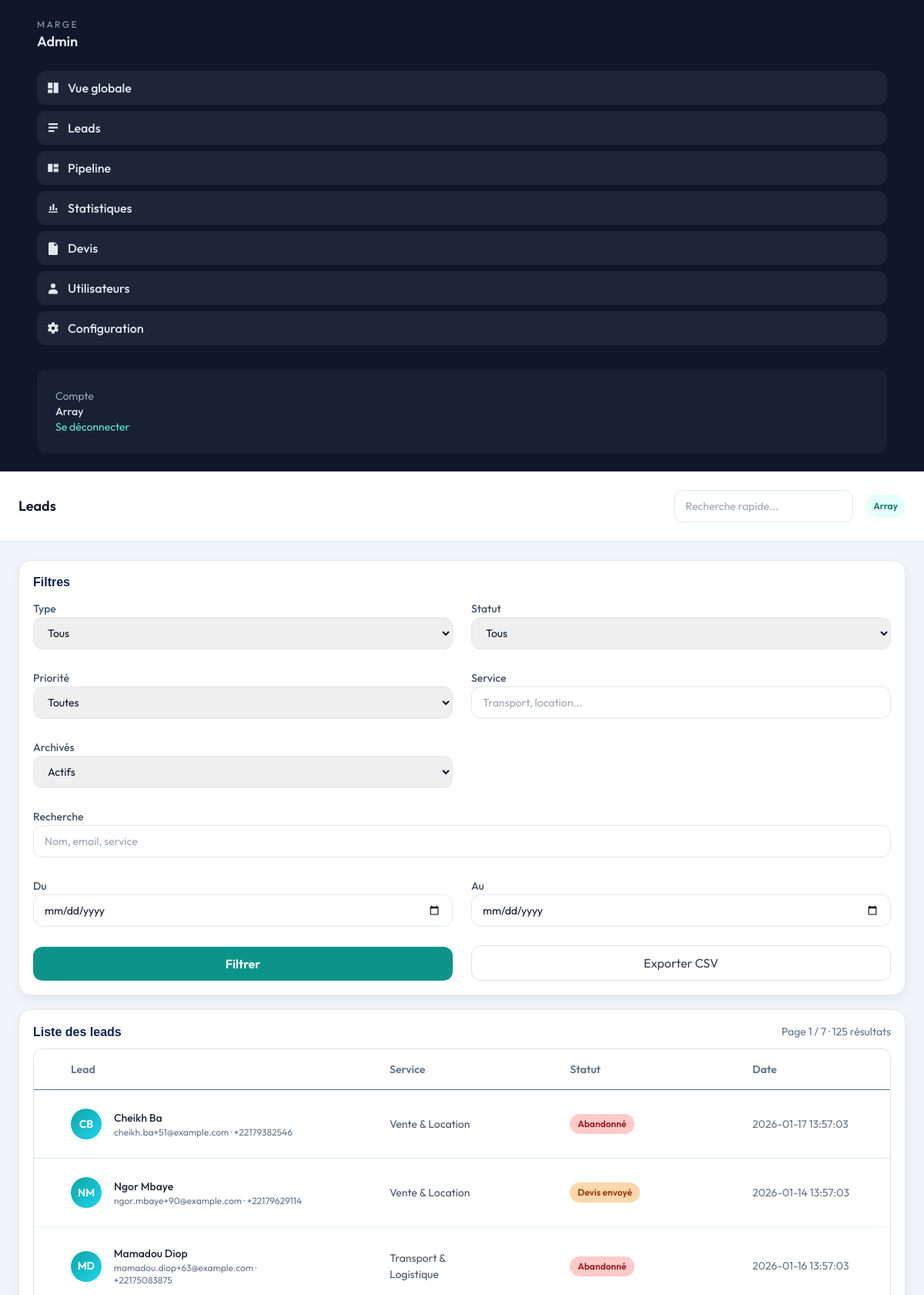
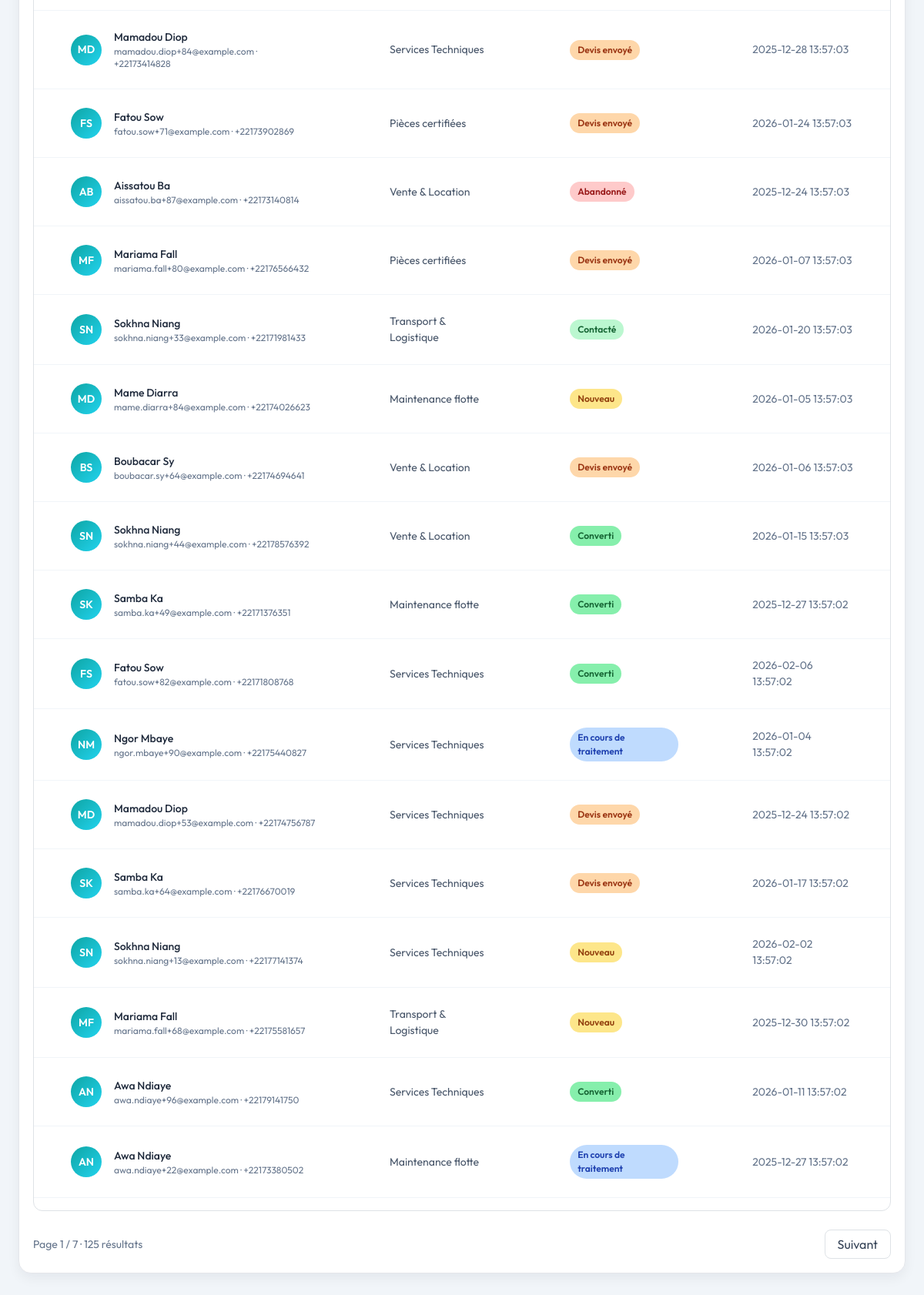
Screenshot of /dashboard/leads/list.php (signed in) with the database file from the repository (2 pictures, top to bottom).
### tables this page shows
CREATE TABLE leads (
            id INTEGER PRIMARY KEY AUTOINCREMENT,
            type TEXT NOT NULL,
            name TEXT NOT NULL,
            email TEXT NOT NULL,
            phone TEXT,
            service TEXT,
            requested_date TEXT,
            subject TEXT,
            message TEXT,
            details TEXT,
            status TEXT NOT NULL DEFAULT "Nouveau",
            priority TEXT NOT NULL DEFAULT "Normal",
            notes TEXT,
            source TEXT NOT NULL DEFAULT "site",
            created_at TEXT NOT NULL,
            updated_at TEXT NOT NULL
        , archived_at TEXT);

### dashboard/_inc/auth.php (called while the page is built, shortened)
<?php
function current_role(): string {
  return (string)($_SESSION['admin_role'] ?? 'admin');
}
function can_edit_leads(): bool {
  return in_array(current_role(), ['admin','manager'], true);
}

### dashboard/leads/list.php (the view, shortened to what this page needs)
<?php
require_once __DIR__ . '/../_inc/auth.php';
require_once __DIR__ . '/../_inc/layout.php';
$pdo = db();
$service = trim((string)($_GET['service'] ?? ''));
$search = trim((string)($_GET['q'] ?? ''));
$from = trim((string)($_GET['from'] ?? ''));
$to = trim((string)($_GET['to'] ?? ''));
$archived = trim((string)($_GET['archived'] ?? ''));
$page = max(1, (int)($_GET['page'] ?? 1));
$perPage = 20;
$where = [];
$params = [];
if ($archived === 'archived') { $where[] = 'archived_at IS NOT NULL'; }
elseif ($archived === 'all') {  }
else { $where[] = 'archived_at IS NULL'; }
$countSql = 'SELECT COUNT(*) AS c FROM leads';
if ($where) { $countSql .= ' WHERE ' . implode(' AND ', $where); }
$stmt = $pdo->prepare($countSql);
$stmt->execute($params);
$total = (int)($stmt->fetch()['c'] ?? 0);
$totalPages = max(1, (int)ceil($total / $perPage));
$offset = ($page - 1) * $perPage;
$sql = 'SELECT id, type, name, email, phone, service, status, created_at FROM leads';
if ($where) { $sql .= ' WHERE ' . implode(' AND ', $where); }
$sql .= ' ORDER BY id DESC LIMIT ' . (int)$perPage . ' OFFSET ' . (int)$offset;
$stmt = $pdo->prepare($sql);
$stmt->execute($params);
$leads = $stmt->fetchAll();
function status_badge_class(string $status): string {
  return match ($status) {
    'Nouveau' => 'badge-new',
    'En cours de traitement' => 'badge-progress',
    "Contact\u{00E9}" => 'badge-contacte',
    "Devis envoy\u{00E9}" => 'badge-devis',
    'Converti' => 'badge-converti',
    "Abandonn\u{00E9}" => 'badge-abandonne',
    default => 'badge-new'
  };
}
function initials(string $name): string {
  $parts = preg_split('/\s+/', trim($name));
  $letters = '';
  foreach ($parts as $p) {
    if ($p !== '') {
      $letters .= strtoupper(substr($p, 0, 1));
    }
  }
  return substr($letters, 0, 2);
}
?>
<div class="admin-card">
  <div class="admin-section-title">
    <h5>Filtres</h5>
  </div>
  <form class="grid grid-cols-1 md:grid-cols-2 xl:grid-cols-4 gap-4" method="get" data-auto-filter="1" data-ajax-target="leads">
    <div>
      <label class="text-sm font-medium text-slate-600">Type</label>
      <select name="type" class="ta-input w-full">
        <option value="">Tous</option>
      </select>
    </div>
    <div>
      <label class="text-sm font-medium text-slate-600">Statut</label>
      <select name="status" class="ta-input w-full">
        <option value="">Tous</option>
      </select>
    </div>
    <div>
      <label class="text-sm font-medium text-slate-600">Priorit&eacute;</label>
      <select name="priority" class="ta-input w-full">
        <option value="">Toutes</option>
      </select>
    </div>
    <div>
      <label class="text-sm font-medium text-slate-600">Service</label>
      <input type="text" name="service" class="ta-input w-full" value="<?php echo htmlspecialchars($service); ?>" placeholder="Transport, location...">
    </div>
    <div>
      <label class="text-sm font-medium text-slate-600">Archiv&eacute;s</label>
      <select name="archived" class="ta-input w-full">
        <option value="" <?php echo $archived===''?'selected':''; ?>>Actifs</option>
      </select>
    </div>
    <div class="md:col-span-2">
      <label class="text-sm font-medium text-slate-600">Recherche</label>
      <input type="text" name="q" class="ta-input w-full" value="<?php echo htmlspecialchars($search); ?>" placeholder="Nom, email, service" autocomplete="off">
    </div>
    <div>
      <label class="text-sm font-medium text-slate-600">Du</label>
      <input type="date" name="from" class="ta-input w-full" value="<?php echo htmlspecialchars($from); ?>">
    </div>
    <div>
      <label class="text-sm font-medium text-slate-600">Au</label>
      <input type="date" name="to" class="ta-input w-full" value="<?php echo htmlspecialchars($to); ?>">
    </div>
    <div class="flex items-end">
      <button class="w-full rounded-xl bg-teal-600 text-white py-2.5 font-semibold">Filtrer</button>
    </div>
    <div class="flex items-end">
      <a class="w-full rounded-xl border border-slate-200 text-slate-700 py-2.5 text-center" href="/dashboard/leads/export.php?<?php echo http_build_query($_GET); ?>">Exporter CSV</a>
    </div>
  </form>
</div>
<div class="admin-card">
  <div class="admin-section-title">
    <h5>Liste des leads</h5>
    <div class="text-sm text-slate-500" id="leads-count">Page <?php echo $page; ?> / <?php echo $totalPages; ?> &middot; <?php echo $total; ?> r&eacute;sultats</div>
  </div>
  <div class="overflow-hidden rounded-xl border border-slate-200 bg-white">
    <div class="max-w-full overflow-x-auto">
      <table class="table admin-table min-w-[900px]">
        <thead class="border-b border-slate-100">
          <tr>
            <th class="px-5 py-3 text-start text-slate-500 text-sm">Lead</th>
            <th class="px-5 py-3 text-start text-slate-500 text-sm">Service</th>
            <th class="px-5 py-3 text-start text-slate-500 text-sm">Statut</th>
            <th class="px-5 py-3 text-start text-slate-500 text-sm">Date</th>
          </tr>
        </thead>
        <tbody class="divide-y divide-slate-100" id="leads-tbody">
          <?php if (!$leads): ?>
            <tr>
              <td colspan="4" class="px-5 py-8 text-center text-slate-400">Aucun lead pour ces filtres.</td>
            </tr>
          <?php else: ?>
            <?php foreach ($leads as $lead): ?>
              <tr>
                <td class="px-5 py-4">
                  <a href="/dashboard/leads/<?php echo can_edit_leads() ? 'edit' : 'view'; ?>.php?id=<?php echo (int)$lead['id']; ?>" class="flex items-center gap-3 text-decoration-none">
                    <div class="ta-avatar"><?php echo htmlspecialchars(initials($lead['name'])); ?></div>
                    <div>
                      <div class="font-medium text-slate-800"><?php echo htmlspecialchars($lead['name']); ?></div>
                      <div class="text-xs text-slate-500"><?php echo htmlspecialchars($lead['email']); ?> &middot; <?php echo htmlspecialchars($lead['phone'] ?? ''); ?></div>
                    </div>
                  </a>
                </td>
                <td class="px-5 py-4 text-slate-600"><?php echo htmlspecialchars($lead['service'] ?? $lead['type']); ?></td>
                <td class="px-5 py-4">
                  <a href="/dashboard/leads/<?php echo can_edit_leads() ? 'edit' : 'view'; ?>.php?id=<?php echo (int)$lead['id']; ?>" class="text-decoration-none">
                    <span class="badge-status <?php echo status_badge_class((string)$lead['status']); ?>"><?php echo htmlspecialchars($lead['status']); ?></span>
                  </a>
                </td>
                <td class="px-5 py-4 text-slate-500"><?php echo htmlspecialchars($lead['created_at']); ?></td>
              </tr>
            <?php endforeach; ?>
          <?php endif; ?>
        </tbody>
      </table>
    </div>
  </div>
  <div class="mt-4 flex flex-col md:flex-row md:items-center md:justify-between gap-2" id="leads-pagination">
    <div class="text-sm text-slate-500">Page <?php echo $page; ?> / <?php echo $totalPages; ?> &middot; <?php echo $total; ?> r&eacute;sultats</div>
    <div class="flex gap-2">
      <?php if ($page < $totalPages): ?>
        <a class="px-3 py-1.5 rounded-lg border border-slate-200 text-slate-700" href="?<?php echo http_build_query(array_merge($_GET, ['page' => $page + 1])); ?>">Suivant</a>
      <?php endif; ?>
    </div>
  </div>
</div>

### dashboard/assets/admin.css (style rules this page uses)
.font-outfit { font-family: "Outfit", "Segoe UI", system-ui, sans-serif; }
.ta-input { height: 42px; border-radius: 12px; border: 1px solid #e2e8f0; padding: 0 14px; font-size: 14px; }
.ta-avatar { width: 40px; height: 40px; border-radius: 999px; background: linear-gradient(135deg, #0ea5a4, #22d3ee); color: #fff; display: flex; align-items: center; justify-content: center; font-weight: 600; font-size: 14px; }
.admin-card { background: #fff; border: 1px solid #e5e7eb; border-radius: 16px; padding: 18px; margin-bottom: 18px; box-shadow: 0 6px 16px rgba(15, 23, 42, 0.06); }
.admin-section-title { display: flex; align-items: center; justify-content: space-between; margin-bottom: 12px; }
.admin-section-title h5 { margin: 0; font-size: 16px; font-weight: 600; }
.badge-status { display: inline-flex; align-items: center; padding: 4px 10px; border-radius: 999px; font-size: 12px; font-weight: 600; }
.badge-new { background: #fde68a; color: #92400e; }
.badge-progress { background: #bfdbfe; color: #1e40af; }
.badge-contacte { background: #bbf7d0; color: #166534; }
.badge-devis { background: #fed7aa; color: #9a3412; }
.badge-converti { background: #86efac; color: #166534; }
.badge-abandonne { background: #fecaca; color: #991b1b; }
.admin-table th, .admin-table td { vertical-align: middle; font-size: 14px; }
.admin-table thead th { color: var(--muted); font-weight: 600; }
.admin-table { width: 100%; border-collapse: collapse; }

### rows the page displays
leads: name "CB", name "Cheikh Ba", email "cheikh.ba+51@example.com", phone "+22179382546", service "Vente & Location", status "Abandonné", created_at "2026-01-17 13:57:03"
leads: name "NM", name "Ngor Mbaye", email "ngor.mbaye+90@example.com", phone "+22179629114", service "Vente & Location", status "Devis envoyé", created_at "2026-01-14 13:57:03"
leads: name "MD", name "Mamadou Diop", email "mamadou.diop+63@example.com", phone "+22175083875", service "Transport & Logistique", status "Abandonné", created_at "2026-01-16 13:57:03"
leads: name "MD", name "Mamadou Diop", email "mamadou.diop+84@example.com", phone "+22173414828", service "Services Techniques", status "Devis envoyé", created_at "2025-12-28 13:57:03"
leads: name "FS", name "Fatou Sow", email "fatou.sow+71@example.com", phone "+22173902869", service "Pièces certifiées", status "Devis envoyé", created_at "2026-01-24 13:57:03"
leads: name "AB", name "Aissatou Ba", email "aissatou.ba+87@example.com", phone "+22173140814", service "Vente & Location", status "Abandonné", created_at "2025-12-24 13:57:03"
leads: name "MF", name "Mariama Fall", email "mariama.fall+80@example.com", phone "+22176566432", service "Pièces certifiées", status "Devis envoyé", created_at "2026-01-07 13:57:03"
leads: name "SN", name "Sokhna Niang", email "sokhna.niang+33@example.com", phone "+22171981433", service "Transport & Logistique", status "Contacté", created_at "2026-01-20 13:57:03"
leads: name "MD", name "Mame Diarra", email "mame.diarra+84@example.com", phone "+22174026623", service "Maintenance flotte", status "Nouveau", created_at "2026-01-05 13:57:03"
leads: name "BS", name "Boubacar Sy", email "boubacar.sy+64@example.com", phone "+22174694641", service "Vente & Location", status "Devis envoyé", created_at "2026-01-06 13:57:03"
leads: name "SN", name "Sokhna Niang", email "sokhna.niang+44@example.com", phone "+22178576392", service "Vente & Location", status "Converti", created_at "2026-01-15 13:57:03"
leads: name "SK", name "Samba Ka", email "samba.ka+49@example.com", phone "+22171376351", service "Maintenance flotte", status "Converti", created_at "2025-12-27 13:57:02"
leads: name "FS", name "Fatou Sow", email "fatou.sow+82@example.com", phone "+22171808768", service "Services Techniques", status "Converti", created_at "2026-02-06 13:57:02"
leads: name "NM", name "Ngor Mbaye", email "ngor.mbaye+90@example.com", phone "+22175440827", service "Services Techniques", status "En cours de traitement", created_at "2026-01-04 13:57:02"
leads: name "MD", name "Mamadou Diop", email "mamadou.diop+53@example.com", phone "+22174756787", service "Services Techniques", status "Devis envoyé", created_at "2025-12-24 13:57:02"
leads: name "SK", name "Samba Ka", email "samba.ka+64@example.com", phone "+22176670019", service "Services Techniques", status "Devis envoyé", created_at "2026-01-17 13:57:02"
leads: name "SN", name "Sokhna Niang", email "sokhna.niang+13@example.com", phone "+22177141374", service "Services Techniques", status "Nouveau", created_at "2026-02-02 13:57:02"
leads: name "MF", name "Mariama Fall", email "mariama.fall+68@example.com", phone "+22175581657", service "Transport & Logistique", status "Nouveau", created_at "2025-12-30 13:57:02"
leads: name "AN", name "Awa Ndiaye", email "awa.ndiaye+96@example.com", phone "+22179141750", service "Services Techniques", status "Converti", created_at "2026-01-11 13:57:02"
leads: name "AN", name "Awa Ndiaye", email "awa.ndiaye+22@example.com", phone "+22173380502", service "Maintenance flotte", status "En cours de traitement", created_at "2025-12-27 13:57:02"

### other values shown
$user "Array"
$title "Leads"
$page "1"
$totalPages "7"
$total "125"
